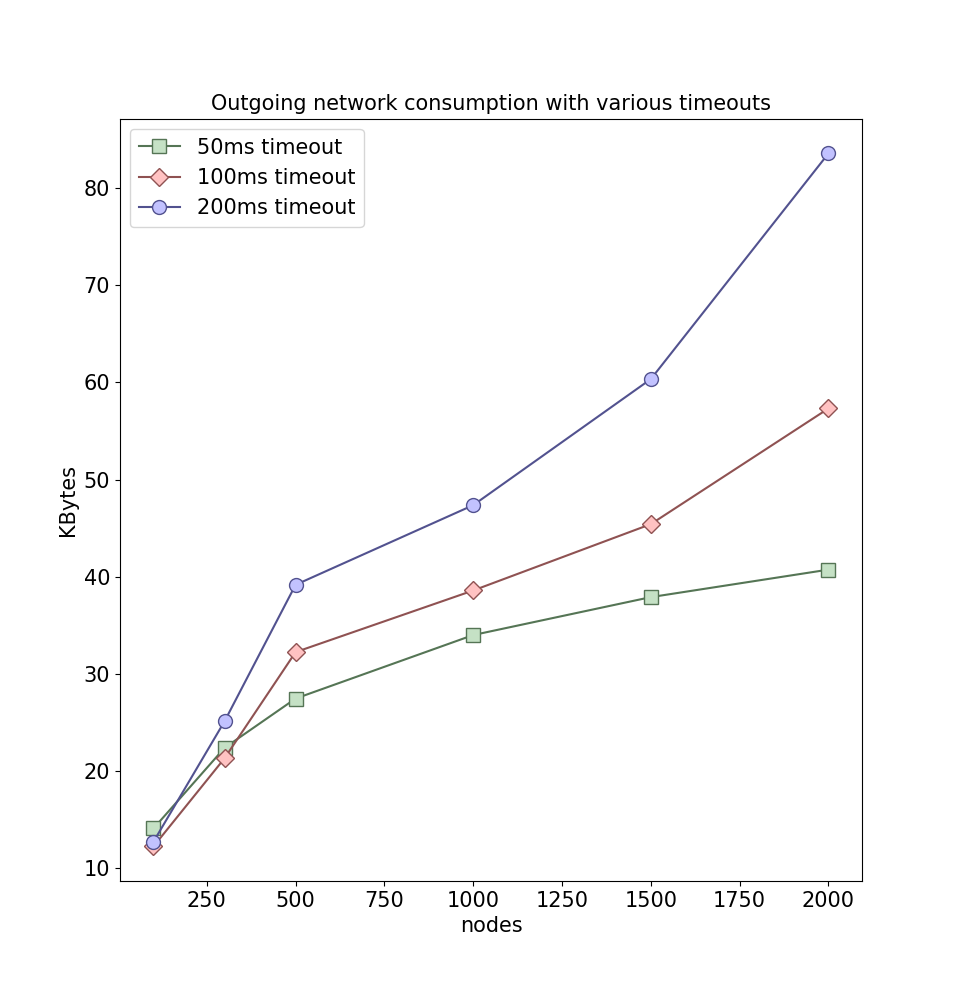

The Python source for this figure:
#!/usr/bin/env python

## This script generates the graph that compares handel 
## bandwidth consumption with different timeouts
##
import sys
from lib import *

import pandas as pd
import matplotlib.pyplot as plt

column = "net_sentBytes_avg"

files = {
        "csv/handel_2000_50timeout_99thr.csv":"50ms timeout",
        "csv/handel_2000_100timeout_99thr.csv":"100ms timeout",
        "csv/handel_2000_200timeout_99thr.csv":"200ms timeout",
        }
datas = read_datafiles(files)

for f,v in datas.items():
    x = v["totalNbOfNodes"]
    y = v[column].map(lambda x: x/1024)
    print("file %s -> %d data points on sigen_wall_avg" % (f,len(y)))
    label = files[f]
    if label == "":
        label = input("Label for file %s: " % f)

    plot(x,y,"-",label,allColors.popleft())

plt.legend(fontsize=fs_label)
plt.ylabel("KBytes",fontsize=fs_label)
plt.xlabel("nodes",fontsize=fs_label)
# plt.yscale('log')
plt.title("Outgoing network consumption with various timeouts",fontsize=fs_label)
plt.show()
